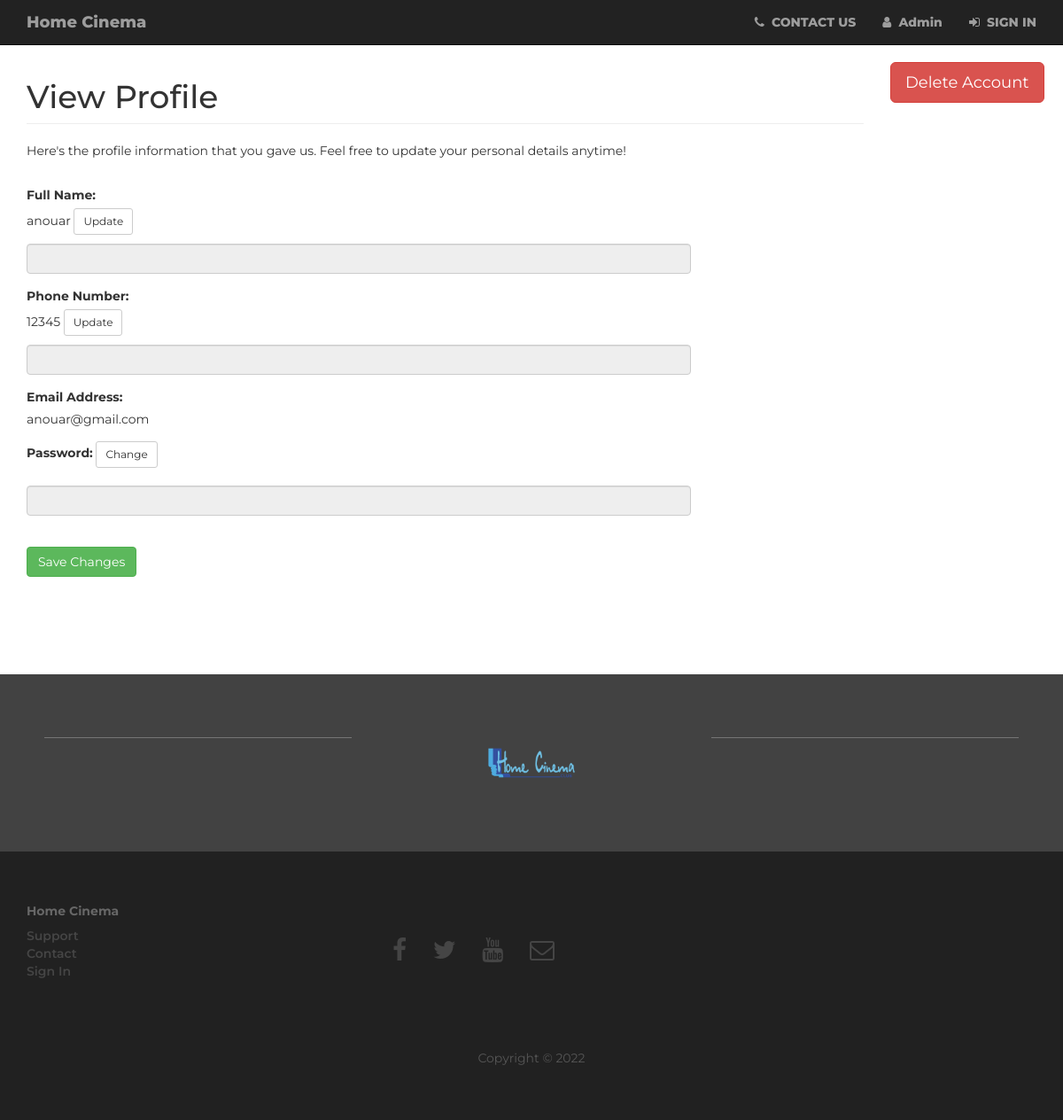
Screenshot of /php/profile.php with the database file from the repository.
### tables this page shows
CREATE TABLE `clients` (
  `id` int(30) NOT NULL,
  `username` varchar(50) NOT NULL,
  `password` varchar(50) NOT NULL,
  `email` tinytext NOT NULL,
  `tele` bigint(20) NOT NULL
);

### php/profile.php (the view, shortened to what this page needs)
<?php
$conn=cnxBD();
$sql = "SELECT * FROM clients where username='anouar'";
try {
    $st = $conn->prepare($sql);
    $st->execute();
    $clients = $st->fetchAll();
} catch (PDOException $eror){
    echo ($eror ->getMessage());
}
foreach ($clients as $out) {
$username= $out['username'];
$email= $out['email'];
$tele= $out['tele'];
}
?>
<!doctype html>
<html lang="en">
<head>
	<?php include '../components/header.php';?>
</head>
<body>
	<?php include '../components/navbar.php';?>
	<div class="container">
		<div class="row">
			<div class="col-sm-10">
				<h1 class="page-header">View Profile</h1>
			</div>
			<br>
			<div class="col-sm-2">
				<form action="deleteUser.php" method="post">
					<button class="btn btn-lg btn-danger">Delete Account</button>
				</form>
			</div>
		</div>
		<div class="row">
			<div class="col-md-8">
				<p>Here's the profile information that you gave us. Feel free to update your personal details anytime!
				</p>
			</div>
		</div>
		<br>
		<div class="row">
			<div class="col-md-8">
				<form name="updateForm" id="updateForm" action="updateUserInfo.php" method="POST" value="siginup"
					novalidate>
					<div class="control-group form-group">
						<div class="controls">
							<label>Full Name:</label>
							<p><?php echo $username;?>
								<span><button type="button" class="btn btn-default btn-sm"
										id="btnShowName">Update</button></span>
							</p>
							<input type="text" class="form-control" name="newUserName" id="newUserName" required
								disabled>
						</div>
					</div>
					<div class="control-group form-group">
						<div class="controls">
							<label>Phone Number:</label>
							<p><?php echo $tele;?>
								<span><button type="button" class="btn btn-default btn-sm"
										id="btnShowNumber">Update</button></span>
							</p>
							<input type="tel" class="form-control" id="newPhone" name="newPhone" required disabled>
						</div>
					</div>
					<div class="control-group form-group">
						<div class="controls">
							<label>Email Address:</label>
							<p><?php echo $email;?></p>
						</div>
					</div>
					<div class="control-group form-group">
						<div class="controls">
							<label>Password:</label>
							<span><button type="button" class="btn btn-default btn-sm"
									id="btnShowPassword">Change</button></span>
							<br><br>
							<input type="password" class="form-control" id="newPassword" name="newPassword" required
								disabled>
						</div>
					</div>
					<br>
					<button type="submit" class="btn btn-success" name="submit" id="submit" value="submit">Save
						Changes</button>
				</form>
			</div>
		</div>
	</div>
	<div>
		<p class="spacer"></p>
	</div>
	<?php include '../components/footer.php';?>
</body>
</html>

### css/modern-business.css (style rules this page uses)
html, body { height: 100%; }
body { padding-top: 50px; }

### css/bookmymovie.css (style rules this page uses)
body { font-family: 'Montserrat', sans-serif; }
.spacer { padding: 50px; }

### rows the page displays
clients: username "anouar", tele "12345", email "anouar@gmail.com"
